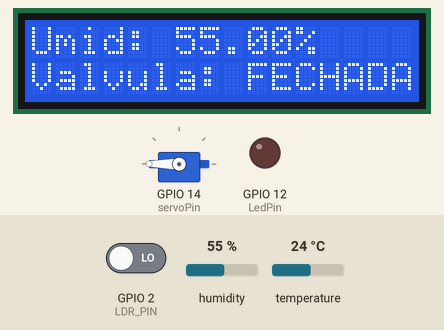
A sketch run on a simulated ESP32. Parts: servo, 16×2 character LCD, output pins drawn as LEDs (lit = HIGH). The inputs (shaded band) are chosen by the test bench; at power-on: humidity 55 %, GPIO 2 (LDR_PIN) LOW, temperature 24 °C. WiFi joins after 1.5 s; servers stay silent unless stated; no MQTT or app messages arrive unless stated; what the sketch prints to the serial monitor is not drawn.

Above: at 2.7 s.
2.8 s: humidity set to 51 %
At 5.1 s:
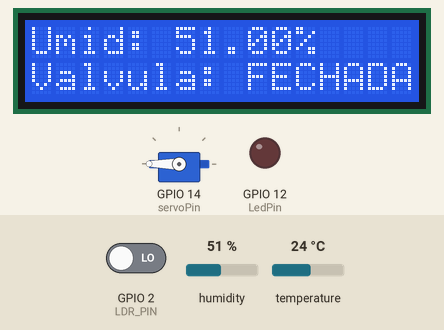
5.4 s: humidity set to 48 %
At 6.6 s:
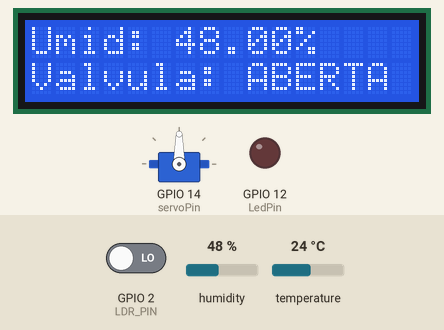
7.6 s: GPIO 2 (LDR_PIN) driven HIGH
At 8.9 s:
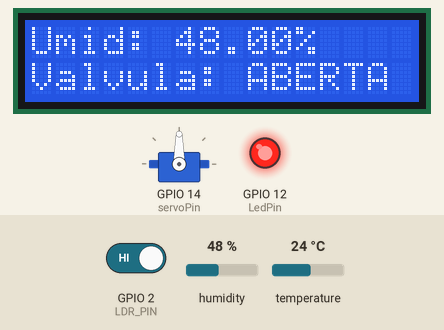
9.8 s: humidity set to 68 %
At 11.0 s:
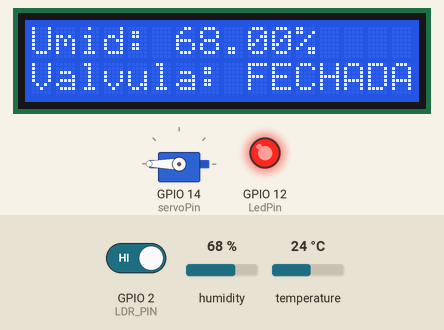
Timing chart, 0 to 12.8 s (numbered marks = the images above; inputs shaded):
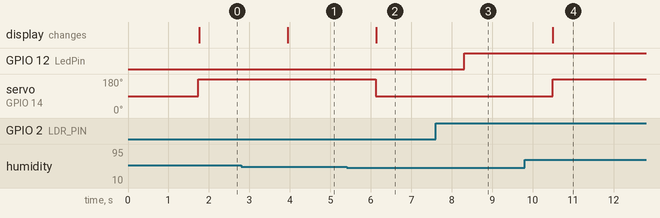

Measured:
- the behaviour switches between 50 and 49 % on humidity (found by bisection; images 1 and 2)
- after the input at 2.8 s, the display: changes after 1.1 s (image 1)
- after the input at 5.4 s, servo on GPIO 14 (servoPin): 180° → 90° after 0.72 s; the display: changes after 0.74 s (image 2)
- after the input at 7.6 s, GPIO 12 (LedPin): LOW → HIGH after 0.71 s
- after the input at 9.8 s, servo on GPIO 14 (servoPin): 90° → 180° after 0.70 s; the display: changes after 0.70 s (image 4)

The sketch:

esp32-dht22.ino
```cpp
#include <WiFi.h>
#include <ArduinoJson.h>
#include <PubSubClient.h>
#include "DHTesp.h"
#include <ESP32Servo.h>
#include <LiquidCrystal_I2C.h>

// Configurações de WiFi e MQTT
const char *SSID = "Wokwi-GUEST";
const char *PASSWORD = "";
const char *BROKER_MQTT = "broker.hivemq.com";
const int BROKER_PORT = 1883;
const char *ID_MQTT = "esp32_mqtt";
const char *TOPIC_PUBLISH_SENSOR = "fiap/iot/sensors";

// Configurações de Hardware
const int DHT_PIN = 15;
const int LedPin = 12;
const int servoPin = 14;
const int LDR_PIN = 2;
const int TAMANHO_JSON = 100;

LiquidCrystal_I2C lcd(0x27, 16, 2);
DHTesp dhtSensor;
Servo servo;

WiFiClient espClient;
PubSubClient MQTT(espClient);

void setup() {

  dhtSensor.setup(DHT_PIN, DHTesp::DHT22);


  Serial.begin(9600);

  // Configura o LED e o servo
  pinMode(LedPin, OUTPUT);
  pinMode(LDR_PIN, INPUT);
  servo.attach(servoPin, 500, 2400);

  // Inicializa o LCD
  lcd.init();
  lcd.backlight();


  initWiFi();


  MQTT.setServer(BROKER_MQTT, BROKER_PORT);
}

void loop() {

  if (!MQTT.connected()) {
    reconnectMQTT();
  }

  // Obter dados dos sensores
  TempAndHumidity data = dhtSensor.getTempAndHumidity();
  float temperatura = data.temperature;
  float umidade = data.humidity;
  int luminosidade = digitalRead(LDR_PIN); // Leitura digital da luminosidade


  if (luminosidade == HIGH) {
    luminosidade = 0; // Simulação de baixa luminosidade (digitalRead HIGH)
  } else {
    luminosidade = 4095; // Simulação de alta luminosidade (digitalRead LOW)
  }

  // Cria um documento JSON para armazenar os dados
  StaticJsonDocument<TAMANHO_JSON> json;
  json["temperatura"] = temperatura;
  json["umidade"] = umidade;
  json["luminosidade"] = luminosidade;

  // Serializa o JSON e envia via Serial
  serializeJson(json, Serial);
  Serial.println();

  // Atualiza o display LCD
  lcd.clear();
  lcd.setCursor(0, 0);
  lcd.print("Umid: ");
  lcd.print(umidade);
  lcd.print("%");
  lcd.setCursor(0, 1);
  lcd.print("Temp: ");
  lcd.print(temperatura);
  lcd.print("C");

  // Publica os dados no MQTT
  publishSensorData(json);


  if (luminosidade > 500) { // Luminosidade alta
    digitalWrite(LedPin, LOW);  // Desliga o LED
  } else { // Luminosidade baixa
    digitalWrite(LedPin, HIGH);  // Liga o LED
  }


  if (umidade < 50) {
    servo.write(90);  // Abre a válvula
    lcd.setCursor(0, 1);
    lcd.print("Valvula: ABERTA ");
  } else {
    servo.write(180); // Fecha a válvula
    lcd.setCursor(0, 1);
    lcd.print("Valvula: FECHADA");
  }


  delay(1000);
}

void publishSensorData(StaticJsonDocument<TAMANHO_JSON> &json) {
  char buffer[200];
  serializeJson(json, buffer);

  // Publica os dados no tópico MQTT
  if (MQTT.publish(TOPIC_PUBLISH_SENSOR, buffer)) {
    Serial.println("Dados enviados ao MQTT:");
    Serial.println(buffer);
  } else {
    Serial.println("Falha ao enviar dados ao MQTT.");
  }
}

void initWiFi() {
  Serial.print("Conectando à rede WiFi: ");
  Serial.println(SSID);
  WiFi.begin(SSID, PASSWORD);

  while (WiFi.status() != WL_CONNECTED) {
    delay(100);
    Serial.print(".");
  }

  Serial.println("\nWiFi conectado!");
  Serial.print("IP: ");
  Serial.println(WiFi.localIP());
}

void reconnectMQTT() {
  while (!MQTT.connected()) {
    Serial.print("Tentando conectar ao MQTT Broker...");
    if (MQTT.connect(ID_MQTT)) {
      Serial.println("Conectado ao MQTT Broker!");
    } else {
      Serial.println("Falha na conexão. Tentando novamente em 2 segundos.");
      delay(2000);
    }
  }
}
```
